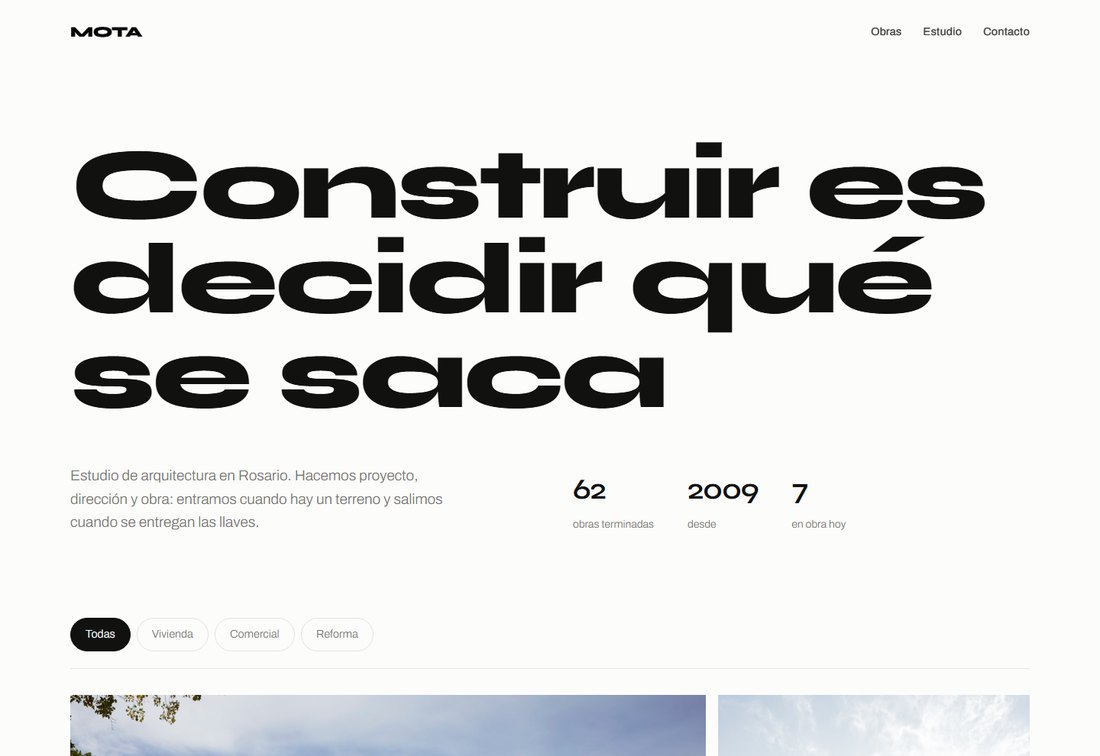
#> input picture img/sitio-arquitectura.jpg, 1100 x 756 px; its folder holds 4 pictures in this run
$ python capturas-sitios.py
#> lines starting #> are read from the running program, lines starting #| are printed output that depends on the picture
# -*- coding: utf-8 -*-
"""Versiones de 640 px de las capturas de los sitios, para la portada de /sitios/.

La portada muestra cada captura a unos 590 px de ancho en escritorio y a todo el ancho en
el celular. Las originales son de 1100 px y pesan hasta 180 KB: con doce, abrir la portada
bajaba casi un mega de imagen. Con estas, el navegador elige solo (srcset) la de 640 donde
alcanza y la grande donde la pantalla la aprovecha.

Mantienen la proporción de la original (sin recorte): la portada las encuadra desde arriba
igual que a la grande, así no cambia el encuadre según qué versión se haya elegido.

Uso:  py -3 tools/capturas-sitios.py
"""
import glob, os
from PIL import Image

RAIZ = os.path.dirname(os.path.dirname(os.path.abspath(__file__)))
ANCHO = 640


def main():
    destino = os.path.join(RAIZ, 'img', 'sitios-640')
    os.makedirs(destino, exist_ok=True)
    antes = despues = 0
    for f in sorted(glob.glob(os.path.join(RAIZ, 'img', 'sitio-*.jpg'))):
        im = Image.open(f).convert('RGB')
#> im is the input picture: PIL image 1100x756 RGB; mean R, G, B 223.8, 224.4, 223.5
        w, h = im.size
#> w = 1100; h = 756
        chica = im.resize((ANCHO, round(h * ANCHO / w)), Image.LANCZOS)
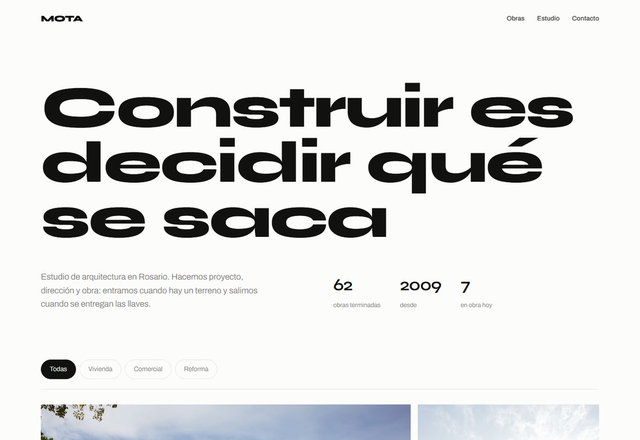
#> chica: PIL image 640x440 RGB; mean R, G, B 223.6, 224.3, 223.5
        salida = os.path.join(destino, os.path.basename(f))
        chica.save(salida, 'JPEG', quality=80, optimize=True, progressive=True)
        antes += os.path.getsize(f)
        despues += os.path.getsize(salida)
        print('  %-26s %dx%d %4d KB -> %dx%d %3d KB' % (
            os.path.basename(f), w, h, os.path.getsize(f) // 1024,
            chica.size[0], chica.size[1], os.path.getsize(salida) // 1024))
#|   sitio-arquitectura.jpg     1100x756   64 KB -> 640x440  25 KB
    print('total: %d KB -> %d KB' % (antes // 1024, despues // 1024))


if __name__ == '__main__':
    main()
